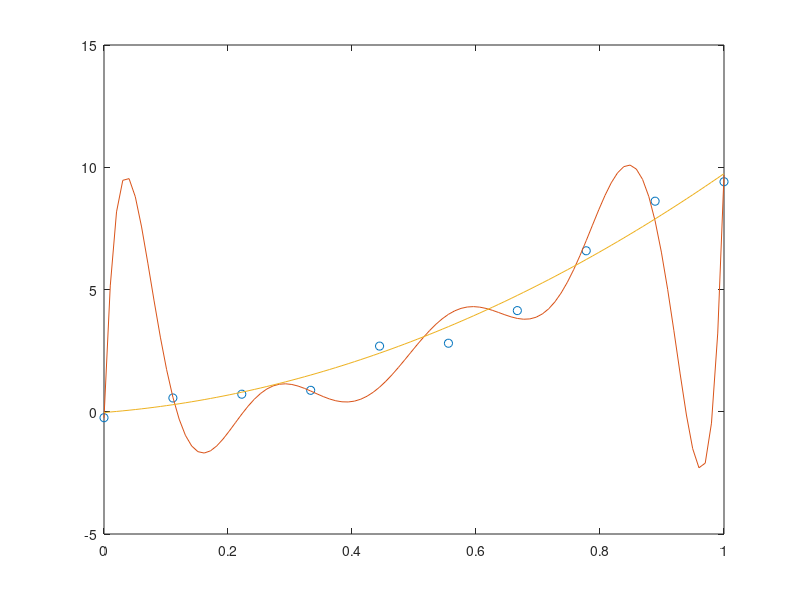

The MATLAB script that drew this image:
g = @(x) 10*x.^2;
f = @(x) g(x)+2*rand(size(x))-1;
a=0,b=1;

n = 9;
x=linspace(a,b,n+1);
f_n = polyfit(x,f(x),n);
f_m = polyfit(x,f(x),2);


%plot
x1 = linspace(a,b);
y1_n = polyval(f_n,x1);
y1_m = polyval(f_m,x1);
figure
plot(x,f(x),'o')
hold on
plot(x1,y1_n)
plot(x1,y1_m)
hold off

%extrapolate value of fx in x=2
disp(polyval(f_n,2));
disp(polyval(f_m,2));
disp(f(2))

